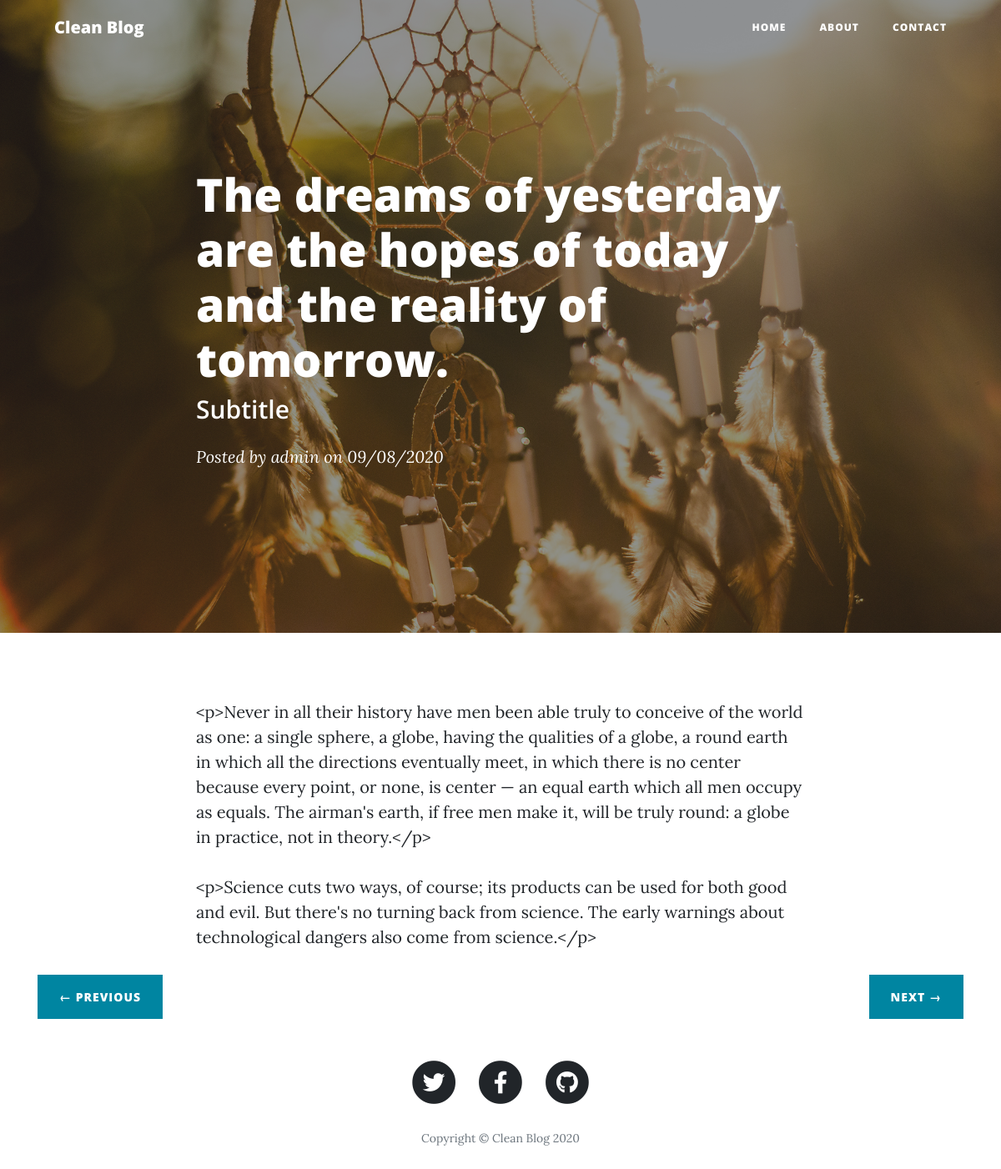
Screenshot of /post/3/ with the database file from the repository.
### posts/models.py (models this page shows)
class Post(models.Model):
    title = models.CharField(max_length=200, verbose_name="Title")
    subtitle = models.CharField(max_length=200, verbose_name="Subtitle")
    content = RichTextField(verbose_name="Content")
    published = models.DateTimeField(default=now, verbose_name="Published Date")
    image = models.ImageField(verbose_name="Image", upload_to="blog", null=True, blank=True)
    is_published = models.BooleanField(default=True, verbose_name="Is Published")
    author = models.ForeignKey(User, verbose_name="Author", on_delete=models.DO_NOTHING, null=True, blank=True)
    categories = models.ManyToManyField(Category, verbose_name="Categories", related_name="get_posts")
    created = models.DateTimeField(auto_now_add=True, verbose_name="Created")
    updated = models.DateTimeField(auto_now=True, verbose_name="Updated")
    class Meta:
        verbose_name = "Post"
        verbose_name_plural = "Posts"
        ordering = ["created"]
    def __str__(self):
        return self.title

### posts/views.py (the view)
# urls.py: path('post/', include('posts.urls')),
def post(request, post_id):
    post = get_object_or_404(Post, id=post_id)
    posts = Post.objects.filter(is_published=True).order_by('-created')
    next = get_next(post)
    prev = get_prev(post)
    print(f"Actual: {post}")
    print(f"Prev: {prev}")
    print(f"Next: {next}")
    context = {
        'post': post,
        'previous': prev,
        'next': next,
    }
    return render(request, "posts/post.html", context)

### posts/views.py (called while the page is built)
def get_prev(post):
    qs = Post.objects.filter(id__lt=post.id, is_published=True).order_by('-created')
    if qs.exists():
        return qs.first()
    return None

def get_next(post):
    qs = Post.objects.filter(id__gt=post.id, is_published=True).order_by('created')
    if qs.exists():
        return qs.first()
    return None

### posts/templates/posts/post.html (shortened to what this page needs)
{% extends "base/base.html" %}
{% block content %}
    <header class="masthead" style="background-image: url('{{ post.image.url }}')">
        <div class="overlay"></div>
        <div class="container">
            <div class="row">
                <div class="col-lg-8 col-md-10 mx-auto">
                    <div class="post-heading">
                        <h1>{{ post.title }}</h1>
                        <h2 class="subheading">{{ post.subtitle }}</h2>
                        {% if post.author %}
                          <span class="meta">Posted by
                          <em><b>{{ post.author }}</b></em>
                          on {{ post.published|date:"SHORT_DATE_FORMAT" }}</span>
                        {% endif %}
                    </div>
                </div>
            </div>
        </div>
    </header>
  <article>
    <div class="container">
      <div class="row">
        <div class="col-lg-8 col-md-10 mx-auto">
          {{ post.content|safe }}
        </div>
      </div>
    </div>
  </article>
  {% if previous or next %}
    <div class="container">
      <div class="clearfix">
        {% if previous %}
          <a href="{% url 'post' previous.id %}" class="btn btn-primary float-left">&larr; Previous</a>
        {% endif %}
        {% if next %}
          <a href="{% url 'post' next.id %}" class="btn btn-primary float-right">Next &rarr;</a>
        {% endif %}
      </div>
    </div>
  {% endif %}
{% endblock content %}

### rows the page displays
Post: image (picture), title "The dreams of yesterday are the hopes of today and the reality of tomorrow.", subtitle "Subtitle", author "admin", published "09/08/2020", content "<p>Never in all their history have men been able truly to conceive of the world as one: a single sphere, a globe, having the qualities of a globe, a round earth in which all the directions eventually meet, in which there is no center because every point, or none, is center — an equal earth which all men occupy as equals. The airman's earth, if free men make it, will be truly round: a globe in practice, not in theory.</p> <p>Science cuts two ways, of course; its products can be used for both good and evil. But there's no turning back from science. The early warnings about technological dangers also come from science.</p>"
